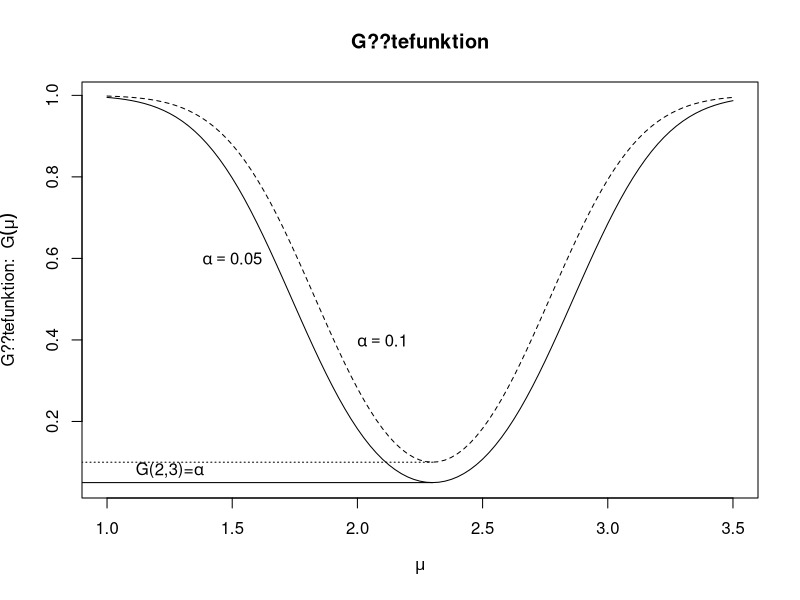

Generate this figure with R:
# ------------------------------------------------------------------------------
# Project:     SRM - Stochastische Risikomodellierung und statistische Methoden
# ------------------------------------------------------------------------------
# Quantlet:    SRM_fig4.2
# ------------------------------------------------------------------------------
# Description: Produces the QQ plots for simulated samples ofstandard normal 
#              distribution and exponential distribution with sample size 100. 
#              QQ-plots compare empirical quantiles of a distribution with 
#              theoretical quantiles of the standard normal distribution.
# ------------------------------------------------------------------------------
# Keywords:    qq-plot, simulation, normal, normal distribution, plot, 
#              graphical representation, exponential
# ------------------------------------------------------------------------------
# See also:
# ------------------------------------------------------------------------------
# Author:      Wellisch
# ------------------------------------------------------------------------------

## clear history
rm(list = ls(all = TRUE))
graphics.off()

## install and load packages
libraries = c("car")
lapply(libraries, function(x) if (!(x %in% installed.packages())) {
  install.packages(x)
})
lapply(libraries, library, quietly = TRUE, character.only = TRUE)


##############################
#Bild G??tefunktion           #
#Abbildung 4.2 G??tefunktion  #
##############################
WertMu0<-2.3      #Erwartungswert in der Nullhypothese
WertSigma<-1.672	#Bekannte Standardabweichung
WertN<-36   	#Stichprobengr??e
Alpha1<-0.05	#Signifikanzniveau
U1<-qt(1-Alpha1/2,WertN-1) 	#Quantil
Lambda<- function(mu) sqrt(WertN)*(mu-WertMu0)/WertSigma #Erwartungswert von T

#Definition der Funktion G
Fehler1<- function(mu) 1-pt(U1,WertN-1,Lambda(mu))+pt(-U1,WertN-1,Lambda(mu))

#Zeichnung von G #Achsenbeschriftung mit griechischen Buchstaben, Info ?plotmath !!
curve(Fehler1,1,3.5,ylab=expression(paste("G??tefunktion:  ",G(mu))) , xlab=expression(mu))

#Wie oben mit einem zweiten Signifikanzniveau

Alpha2<-0.1
U2<-qt(1-Alpha2/2,WertN-1)
Fehler2<- function(mu) 1-( pt(U2,WertN-1,Lambda(mu))-pt(-U2,WertN-1,Lambda(mu)))

curve(Fehler2,1,3.5, add=TRUE, lty=2)	#F?ge Zweite Funktion 

text(1.50,0.6, expression( alpha==0.05))	#Beschriftung obere Funktion
text(2.1,0.4, expression( alpha==0.1))	#Beschriftung untere Funktion
segments(0,0.05,2.3,0.05)			#y=0.95
segments(0,0.10,2.3,0.10,lty=3)		#y=0.9
text(1.25,0.08, expression(paste("G(2,3)=",alpha)))	#Beschriftung der beiden oberen
title("G??tefunktion")

